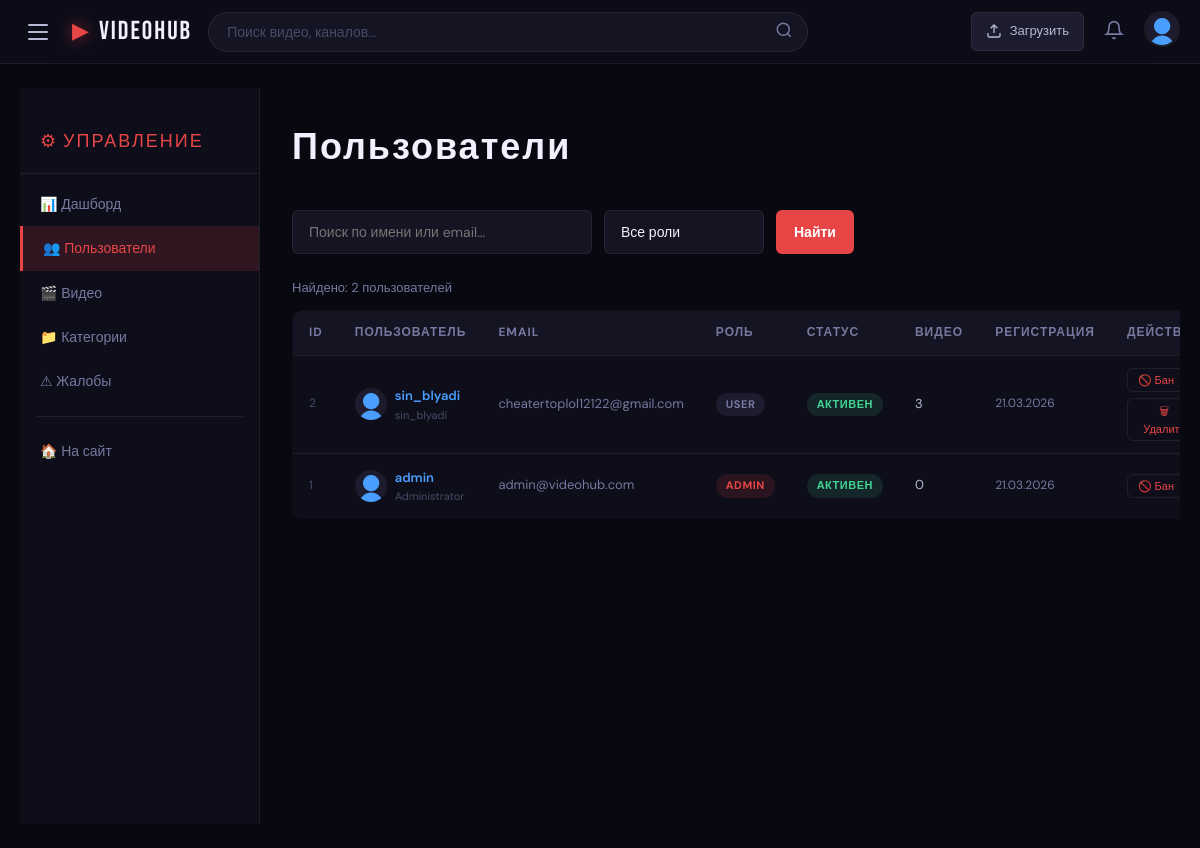
Page /admin/users (signed in) on the committed database.
### app/models.py (models this page shows, shortened)
class User(UserMixin, db.Model):
    __tablename__ = 'users'
    id = db.Column(db.Integer, primary_key=True)
    username = db.Column(db.String(50), unique=True, nullable=False, index=True)
    email = db.Column(db.String(120), unique=True, nullable=False, index=True)
    password_hash = db.Column(db.String(256))
    display_name = db.Column(db.String(100))
    bio = db.Column(db.Text, default='')
    avatar = db.Column(db.String(255), default='default_avatar.png')
    banner = db.Column(db.String(255))
    role = db.Column(db.String(20), default='user')
    is_verified = db.Column(db.Boolean, default=False)
    is_active = db.Column(db.Boolean, default=True)
    is_banned = db.Column(db.Boolean, default=False)
    ban_reason = db.Column(db.String(255))
    verification_token = db.Column(db.String(100))
    reset_token = db.Column(db.String(100))
    reset_token_expires = db.Column(db.DateTime)
    created_at = db.Column(db.DateTime, default=lambda: datetime.now(timezone.utc))
    last_seen = db.Column(db.DateTime, default=lambda: datetime.now(timezone.utc))
    preferences = db.Column(db.Text, default='{}')
    videos = db.relationship('Video', backref='author', lazy='dynamic', foreign_keys='Video.user_id')
    comments = db.relationship('Comment', backref='author', lazy='dynamic')
    likes = db.relationship('Like', backref='user', lazy='dynamic')
    playlists = db.relationship('Playlist', backref='owner', lazy='dynamic')
    notifications = db.relationship('Notification', backref='user', lazy='dynamic', foreign_keys='Notification.user_id')
    subscribed_to = db.relationship(
        'User', secondary=subscriptions,
        primaryjoin=(subscriptions.c.subscriber_id == id),
        secondaryjoin=(subscriptions.c.channel_id == id),
        backref=db.backref('subscribers', lazy='dynamic'), lazy='dynamic'
    )
    def video_count(self): return self.videos.filter_by(status='published').count()
    @property
    def is_admin(self): return self.role == 'admin'
    @property
    def is_moderator(self): return self.role in ['admin', 'moderator']

### app/routes/admin.py (the view)
@admin_bp.route('/users')
@login_required
@moderator_required
def users():
    page = request.args.get('page', 1, type=int)
    search = request.args.get('search', '')
    role_filter = request.args.get('role', '')
    query = User.query
    if search:
        query = query.filter(
            db.or_(User.username.ilike(f'%{search}%'), User.email.ilike(f'%{search}%'))
        )
    if role_filter:
        query = query.filter_by(role=role_filter)
    users = query.order_by(desc(User.created_at)).paginate(page=page, per_page=20, error_out=False)
    return render_template('admin/users.html', users=users, search=search, role_filter=role_filter)

### app/models.py (called while the page is built)
@login_manager.user_loader
def load_user(user_id): return db.session.get(User, int(user_id))

### app/routes/admin.py (called while the page is built)
def moderator_required(f):
    @wraps(f)
    def decorated_function(*args, **kwargs):
        if not current_user.is_authenticated or not current_user.is_moderator:
            abort(403)
        return f(*args, **kwargs)
    return decorated_function

### app/utils/context_processors.py (called while the page is built)
def register_context_processors(app):
    @app.context_processor
    def inject_globals():
        from app.models import Category, Notification
        categories = Category.query.all()
        unread = 0
        if current_user.is_authenticated:
            unread = Notification.query.filter_by(user_id=current_user.id, is_read=False).count()
        return dict(g_categories=categories, unread_notifications=unread)

### app/templates/admin/users.html (shortened to what this page needs)
{% extends "base.html" %}
{% block content %}
<div style="display:flex;gap:0;min-height:calc(100vh - var(--nav-h));">
    <div class="admin-sidebar" style="width:240px;flex-shrink:0;">
        <div style="padding:16px 20px;font-family:var(--font-display);font-size:18px;letter-spacing:2px;color:var(--accent);border-bottom:1px solid var(--border);margin-bottom:8px;">⚙ УПРАВЛЕНИЕ</div>
        <nav>
            <a href="{{ url_for('admin.dashboard') }}" class="admin-nav-item">📊 Дашборд</a>
            <a href="{{ url_for('admin.users') }}" class="admin-nav-item active">👥 Пользователи</a>
            <a href="{{ url_for('admin.videos') }}" class="admin-nav-item">🎬 Видео</a>
            <a href="{{ url_for('admin.categories') }}" class="admin-nav-item">📁 Категории</a>
            <a href="{{ url_for('admin.reports') }}" class="admin-nav-item">⚠ Жалобы</a>
            <div style="height:1px;background:var(--border);margin:12px 16px;"></div>
            <a href="{{ url_for('main.index') }}" class="admin-nav-item">🏠 На сайт</a>
        </nav>
    </div>
    <div style="flex:1;padding:32px;overflow-x:auto;">
        <h1 class="admin-title">Пользователи</h1>
        <form method="get" style="display:flex;gap:12px;margin-bottom:24px;flex-wrap:wrap;">
            <input type="text" name="search" value="{{ search }}" placeholder="Поиск по имени или email…" class="form-input" style="max-width:300px;">
            <select name="role" class="form-select" style="max-width:160px;">
                <option value="">Все роли</option>
            </select>
            <button type="submit" class="btn-primary">Найти</button>
        </form>
        <div style="margin-bottom:12px;font-size:13px;color:var(--text-2);">
            Найдено: {{ users.total }} пользователей
        </div>
        <table class="admin-table">
            <thead>
                <tr>
                    <th>ID</th>
                    <th>Пользователь</th>
                    <th>Email</th>
                    <th>Роль</th>
                    <th>Статус</th>
                    <th>Видео</th>
                    <th>Регистрация</th>
                    <th>Действия</th>
                </tr>
            </thead>
            <tbody>
                {% for user in users.items %}
                <tr id="user-row-{{ user.id }}">
                    <td style="color:var(--text-3);font-size:12px;">{{ user.id }}</td>
                    <td>
                        <div style="display:flex;align-items:center;gap:8px;">
                            <div style="width:32px;height:32px;border-radius:50%;background:var(--bg-3);overflow:hidden;flex-shrink:0;">
                                <img src="{{ url_for('static', filename='img/default_avatar.png') }}" style="width:100%;height:100%;object-fit:cover;" alt="">
                            </div>
                            <div>
                                <a href="{{ url_for('users.profile', username=user.username) }}" style="font-weight:600;font-size:13px;color:var(--blue);">{{ user.username }}</a>
                                <div style="font-size:11px;color:var(--text-3);">{{ user.display_name }}</div>
                            </div>
                        </div>
                    </td>
                    <td style="font-size:13px;color:var(--text-2);">{{ user.email }}</td>
                    <td>
                        <span class="badge {% if user.role=='admin' %}badge-danger{% elif user.role=='moderator' %}badge-warning{% else %}badge-secondary{% endif %}">
                            {{ user.role }}
                        </span>
                    </td>
                    <td>
                        {% if user.is_banned %}
                        <span class="badge badge-danger">Заблокирован</span>
                        {% elif user.is_verified %}
                        <span class="badge badge-success">Активен</span>
                        {% else %}
                        <span class="badge badge-warning">Не верифицирован</span>
                        {% endif %}
                    </td>
                    <td style="font-size:13px;">{{ user.video_count() }}</td>
                    <td style="font-size:12px;color:var(--text-2);">{{ user.created_at | format_date }}</td>
                    <td>
                        <div style="display:flex;gap:6px;flex-wrap:wrap;">
                            {% if not user.is_banned %}
                            <button onclick="adminUserAction({{ user.id }}, 'ban')"
                                    class="btn-secondary" style="font-size:11px;padding:4px 10px;color:var(--accent);">
                                🚫 Бан
                            </button>
                            {% else %}
                            <button onclick="adminUserAction({{ user.id }}, 'unban')"
                                    class="btn-secondary" style="font-size:11px;padding:4px 10px;color:var(--green);">
                                ✓ Разбанить
                            </button>
                            {% endif %}
                            {% if current_user.is_admin and user.id != current_user.id %}
                            <button onclick="adminUserAction({{ user.id }}, 'delete')"
                                    class="btn-secondary" style="font-size:11px;padding:4px 10px;color:var(--accent);">
                                🗑 Удалить
                            </button>
                            {% endif %}
                        </div>
                    </td>
                </tr>
                {% else %}
                <tr><td colspan="8" style="text-align:center;padding:40px;color:var(--text-2);">Пользователи не найдены</td></tr>
                {% endfor %}
            </tbody>
        </table>
    </div>
</div>
{% endblock %}

### app/templates/base.html (shortened to what this page needs)
<!DOCTYPE html>
<html lang="ru">
<head>
    <link rel="stylesheet" href="{{ url_for('static', filename='css/main.css') }}">
</head>
<body class="{% block body_class %}{% endblock %}">
<nav class="navbar" id="navbar">
    <div class="nav-inner">
        <div class="nav-left">
            <button class="sidebar-toggle" id="sidebarToggle" aria-label="Меню">
                <span></span><span></span><span></span>
            </button>
            <a href="{{ url_for('main.index') }}" class="nav-logo">
                <span class="logo-icon">▶</span>
                <span class="logo-text">VideoHub</span>
            </a>
        </div>
        <div class="nav-center">
            <form class="search-form" action="{{ url_for('main.search') }}" method="get">
                <input type="text" name="q" placeholder="Поиск видео, каналов..."
                       value="{{ request.args.get('q', '') }}"
                       class="search-input" autocomplete="off" id="searchInput">
                <button type="submit" class="search-btn">
                    <svg width="18" height="18" viewBox="0 0 24 24" fill="none" stroke="currentColor" stroke-width="2">
                        <circle cx="11" cy="11" r="8"/><path d="m21 21-4.35-4.35"/>
                    </svg>
                </button>
            </form>
        </div>
        <div class="nav-right">
            {% if current_user.is_authenticated %}
                <a href="{{ url_for('videos.upload') }}" class="btn-upload">
                    <svg width="16" height="16" viewBox="0 0 24 24" fill="none" stroke="currentColor" stroke-width="2">
                        <path d="M21 15v4a2 2 0 0 1-2 2H5a2 2 0 0 1-2-2v-4"/>
                        <polyline points="17 8 12 3 7 8"/><line x1="12" y1="3" x2="12" y2="15"/>
                    </svg>
                    <span>Загрузить</span>
                </a>
                <div class="nav-notifications">
                    <button class="notif-btn" id="notifBtn" onclick="window.location='{{ url_for('users.notifications') }}'">
                        <svg width="20" height="20" viewBox="0 0 24 24" fill="none" stroke="currentColor" stroke-width="2">
                            <path d="M18 8A6 6 0 0 0 6 8c0 7-3 9-3 9h18s-3-2-3-9"/>
                            <path d="M13.73 21a2 2 0 0 1-3.46 0"/>
                        </svg>
                    </button>
                </div>
                <div class="nav-user-menu">
                    <button class="user-avatar-btn" id="userMenuBtn">
                        <img src="{{ url_for('static', filename='uploads/avatars/' + current_user.avatar) if current_user.avatar and current_user.avatar != 'default_avatar.png' else url_for('static', filename='img/default_avatar.png') }}"
                             alt="{{ current_user.username }}" class="nav-avatar"
                             onerror="this.src='{{ url_for('static', filename='img/default_avatar.png') }}'">
                    </button>
                </div>
            {% else %}
                <a href="{{ url_for('auth.login') }}" class="btn-secondary">Войти</a>
                <a href="{{ url_for('auth.register') }}" class="btn-primary">Регистрация</a>
            {% endif %}
        </div>
    </div>
</nav>
<div class="main-wrapper">
    <main class="content">
        {% block content %}{% endblock %}
    </main>
</div>
</body>
</html>

### rows in the picture
User: avatar (placeholder picture), id "1", username "admin", display_name "Administrator", email "admin@videohub.com", role "ADMIN", is_verified "АКТИВЕН", video_count "0", created_at "21.03.2026"
User: id "2", username "sin_blyadi", display_name "sin_blyadi", email "cheatertoplol12122@gmail.com", role "USER", is_banned "АКТИВЕН", video_count "3", created_at "21.03.2026"

### other values in the picture
{{ users.total }} "2"
